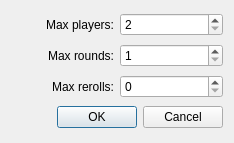
<?xml version="1.0" encoding="UTF-8"?>
<ui version="4.0">
 <class>Opcje</class>
 <widget class="QDialog" name="Opcje">
  <property name="geometry">
   <rect>
    <x>0</x>
    <y>0</y>
    <width>234</width>
    <height>143</height>
   </rect>
  </property>
  <property name="windowTitle">
   <string>Dialog</string>
  </property>
  <layout class="QGridLayout" name="gridLayout">
   <item row="1" column="0">
    <widget class="QLabel" name="MaxRounds">
     <property name="text">
      <string>Max rounds:</string>
     </property>
     <property name="alignment">
      <set>Qt::AlignRight|Qt::AlignTrailing|Qt::AlignVCenter</set>
     </property>
    </widget>
   </item>
   <item row="0" column="0">
    <widget class="QLabel" name="MaxPlayers">
     <property name="layoutDirection">
      <enum>Qt::LeftToRight</enum>
     </property>
     <property name="text">
      <string>Max players:</string>
     </property>
     <property name="alignment">
      <set>Qt::AlignRight|Qt::AlignTrailing|Qt::AlignVCenter</set>
     </property>
    </widget>
   </item>
   <item row="2" column="0">
    <widget class="QLabel" name="MaxRolls">
     <property name="text">
      <string>Max rerolls:</string>
     </property>
     <property name="alignment">
      <set>Qt::AlignRight|Qt::AlignTrailing|Qt::AlignVCenter</set>
     </property>
    </widget>
   </item>
   <item row="0" column="1">
    <widget class="QSpinBox" name="Players">
     <property name="minimum">
      <number>2</number>
     </property>
     <property name="maximum">
      <number>4</number>
     </property>
    </widget>
   </item>
   <item row="1" column="1">
    <widget class="QSpinBox" name="rounds">
     <property name="minimum">
      <number>1</number>
     </property>
     <property name="maximum">
      <number>17</number>
     </property>
    </widget>
   </item>
   <item row="2" column="1">
    <widget class="QSpinBox" name="rerolls">
     <property name="maximum">
      <number>5</number>
     </property>
    </widget>
   </item>
   <item row="3" column="0" colspan="2">
    <widget class="QDialogButtonBox" name="buttonBox">
     <property name="orientation">
      <enum>Qt::Horizontal</enum>
     </property>
     <property name="standardButtons">
      <set>QDialogButtonBox::Cancel|QDialogButtonBox::Ok</set>
     </property>
    </widget>
   </item>
  </layout>
 </widget>
 <resources/>
 <connections>
  <connection>
   <sender>buttonBox</sender>
   <signal>accepted()</signal>
   <receiver>Opcje</receiver>
   <slot>accept()</slot>
   <hints>
    <hint type="sourcelabel">
     <x>248</x>
     <y>254</y>
    </hint>
    <hint type="destinationlabel">
     <x>157</x>
     <y>274</y>
    </hint>
   </hints>
  </connection>
  <connection>
   <sender>buttonBox</sender>
   <signal>rejected()</signal>
   <receiver>Opcje</receiver>
   <slot>reject()</slot>
   <hints>
    <hint type="sourcelabel">
     <x>316</x>
     <y>260</y>
    </hint>
    <hint type="destinationlabel">
     <x>286</x>
     <y>274</y>
    </hint>
   </hints>
  </connection>
 </connections>
</ui>
